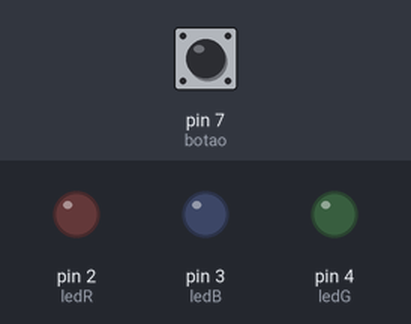
This sketch was run on a simulated Arduino Uno, built with avr-gcc and run on an emulated ATmega328P. Shown: output pins drawn as LEDs (lit = HIGH). The inputs (shaded band) are chosen by the test bench; at power-on: pin 7 (botao) LOW.

Above: at 1.2 s.
1.3 s: pin 7 (botao) pulled HIGH for 0.15 s
At 2.4 s:
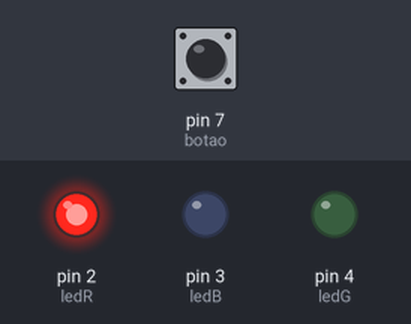
2.9 s: pin 7 (botao) pulled HIGH for 1 s
At 4.9 s:
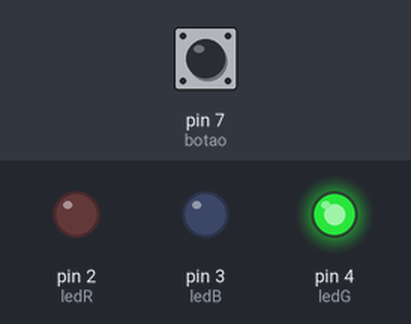
5.4 s: pin 7 (botao) pulled HIGH for 0.15 s
At 6.7 s:
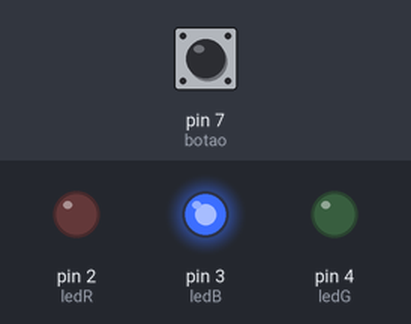
7.0 s: pin 7 (botao) pulled HIGH for 3.2 s
At 10.9 s:
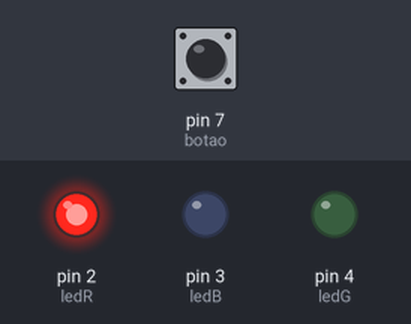
Timing chart, 0 to 12.4 s (numbered marks = the images above; inputs shaded):
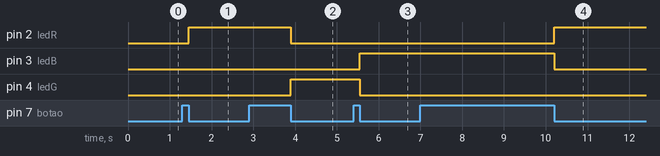

The sketch:

Sketch.ino
```cpp
#define ledR 2
#define ledG 4
#define ledB 3
#define botao 7

//Classes
class Btn
{
public:
  int btn_Clicado, btn_Liberado, pino;
  Btn(int p)
  {
    pino = p;
    btn_Clicado = btn_Liberado = 0;
  }
  bool press()
  {
    if(digitalRead(pino) == HIGH)
    {
      btn_Clicado = 1;
      btn_Liberado = 0;
    }
    else
    {
      btn_Liberado = 1;
    }

    if((btn_Clicado == 1) && (btn_Liberado == 1))
    {
       btn_Clicado = 0;
       btn_Liberado = 0;
       return true;
    }
    else
    {
       return false;
    }
  }
};

class Cor
{
  public:
    int pinoR, pinoG, pinoB, ciclo, maximo;
    Cor(int pr, int pg, int pb): pinoR(pr), pinoG(pg), pinoB(pb)
    {
      ciclo = 0;
      maximo = 3;
    }
    void trocaLed()
    {
      if(ciclo == 0)
      {
        corLed(1,0,0);
      }
      else if(ciclo == 1)
      {
        corLed(0,1,0);
      }
      else if(ciclo == 2)
      {
        corLed(0,0,1);
      }
      ciclo++;
      if(ciclo > maximo - 1)
      {
        ciclo = 0;
      }
    }
  private:
    void corLed(int r, int g, int b)
    {
      digitalWrite(pinoR, r);
      digitalWrite(pinoG, g);
      digitalWrite(pinoB, b);
    }
};

Btn btn(botao);
Cor cor(ledR, ledG, ledB);

void setup()
{
  pinMode(ledR, OUTPUT);
  pinMode(ledG, OUTPUT);
  pinMode(ledB, OUTPUT);
  pinMode(botao, INPUT);
}


void loop()
{
 if(btn.press()){
  cor.trocaLed();

 }
}
```

Measured:
- after the input at 1.3 s, pin 2 (ledR): LOW → HIGH after 0.15 s
- after the input at 2.9 s, pin 2 (ledR): HIGH → LOW after 1.0 s; pin 4 (ledG): LOW → HIGH after 1.0 s
- after the input at 5.4 s, pin 3 (ledB): LOW → HIGH after 0.15 s; pin 4 (ledG): HIGH → LOW after 0.15 s
- after the input at 7.0 s, pin 2 (ledR): LOW → HIGH after 3.2 s; pin 3 (ledB): HIGH → LOW after 3.2 s
